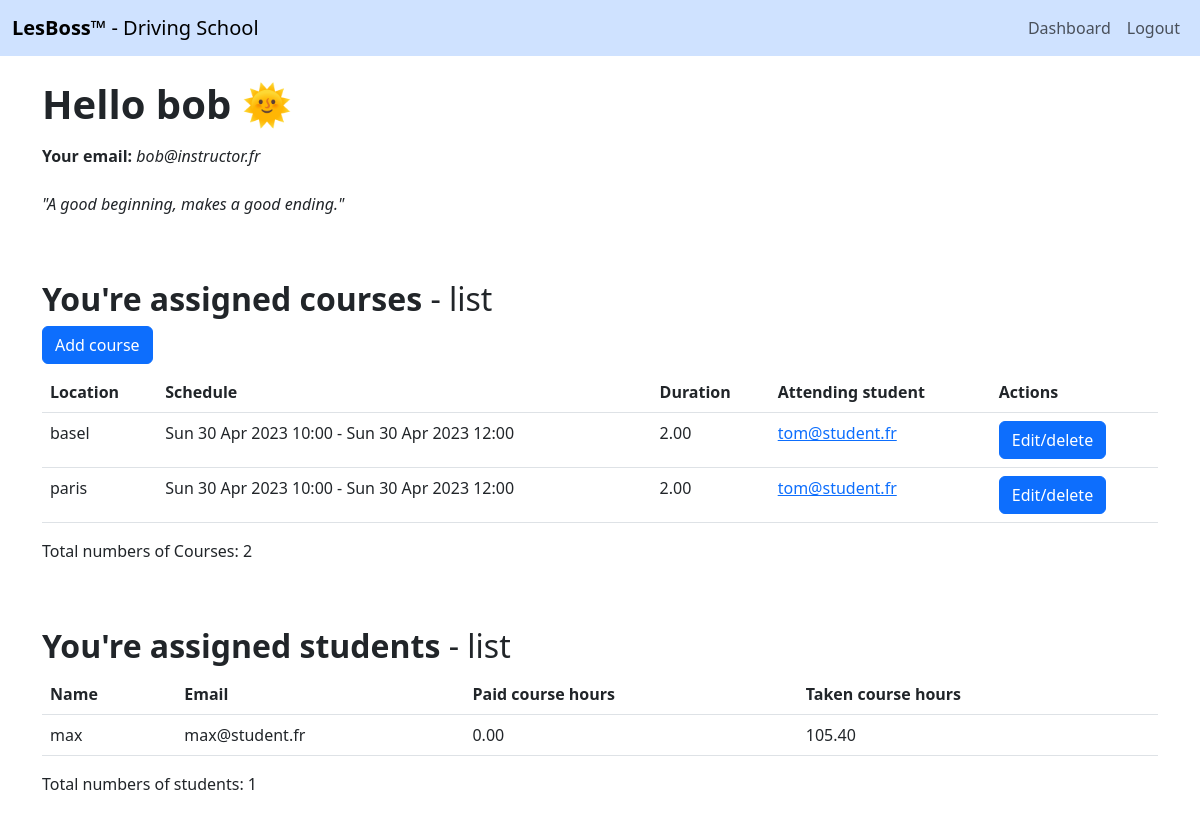
The page /user-panel/ (signed in) on the database its author committed.
### app/models.py (models this page shows, shortened)
class User(AbstractBaseUser, PermissionsMixin):
    STUDENT = 1
    INSTRUCTOR = 2
    ADMIN = 3
    SECRETARY = 4
    USER_ROLE_CHOICES = [
        (STUDENT, 'Student'),
        (INSTRUCTOR, 'Instructor'),
        (ADMIN, 'Admin'),
        (SECRETARY, 'Secretary'),
    ]
    PASSED = 1
    FAILED = 2
    NOT_CONCERNED = 3
    ExamStatus = [
        (PASSED, 'passed'),
        (FAILED, 'failed'),
        (NOT_CONCERNED, 'not concerned'),
    ]
    role = models.PositiveSmallIntegerField(choices=USER_ROLE_CHOICES, blank=True, null=True)
    exam_status = models.PositiveSmallIntegerField(choices=ExamStatus, blank=True, null=True)
    paid_course_hours = models.DecimalField(max_digits=10, decimal_places=2, default=0)
    taken_course_hours = models.DecimalField(max_digits=10, decimal_places=2, default=0)
    student_timeslots = models.ManyToManyField('TimeSlot', blank=True, related_name='students')
    email = models.EmailField(max_length=254, unique=True)
    name = models.CharField(max_length=254, null=True, blank=True)
    is_staff = models.BooleanField(default=False)
    is_superuser = models.BooleanField(default=False)
    is_active = models.BooleanField(default=True)
    last_login = models.DateTimeField(null=True, blank=True)
    date_joined = models.DateTimeField(auto_now_add=True)
    assigned_instructor = models.ForeignKey('User', on_delete=models.SET_NULL, related_name='student_instructor', null=True, blank=True, limit_choices_to=Q(role=2))
    USERNAME_FIELD = 'email'
    EMAIL_FIELD = 'email'
    REQUIRED_FIELDS = []
    objects = UserManager()

class Course(models.Model):
    location = models.CharField(max_length=254)
    assigned_instructor = models.ForeignKey('User', on_delete=models.SET_NULL, related_name='courses_instructor',
                                            null=True, blank=True, limit_choices_to=Q(role=2))
    assigned_student = models.ForeignKey('User', on_delete=models.SET_NULL, related_name='courses_student', null=True,
                                         blank=True, limit_choices_to=Q(role=1))
    time_slot = models.ForeignKey('TimeSlot', on_delete=models.SET_NULL, related_name='courses_timeslot', null=True,
                                  blank=True)
    def get_student_details(self):
        return self.assigned_student

class TimeSlot(models.Model):
    start_time = models.DateTimeField()
    end_time = models.DateTimeField()
    duration = models.DecimalField(max_digits=10, decimal_places=2, default=0)
    is_available = models.BooleanField(default=True)

### app/views.py (the view)
# urls.py: path('user-panel/', views.user_panel, name='user-dashboard'),
def user_panel(request):
    instructor_user = request.user
    instructor_courses = Course.objects.filter(assigned_instructor=instructor_user)
    student_user = request.user
    student_courses = Course.objects.filter(assigned_student=student_user)
    courses = Course.objects.all()
    all_users = User.objects.all()
    exams = Exam.objects.all()
    assigned_students = User.objects.filter(assigned_instructor=request.user)
    exam_questions = ExamQuestion.objects.all()
    answers = Answer.objects.all()
    all_personal = User.objects.filter(role=2 | 3 | 4)
    students = User.objects.filter(role=1)
    instructors = User.objects.filter(role=2)
    admins = User.objects.filter(role=3)
    secretaries = User.objects.filter(role=4)
    return render(request, 'app/user-dashboard.html',
                  {'logged_in_user': request.user, 'course_add_form': CourseForm,
                   'user_add_form': UserCreationForm,
                   'user_edit_form': UserForm, 'student_add_form': StudentForm,
                   'instructor_add_form': InstructorForm, 'exam_add_form': ExamForm,
                   'exam_question_add_form': ExamQuestionForm,
                   'answer_add_form': AnswerForm, 'instructor_edit_form': InstructorForm,
                   'secretary_add_form': InstructorForm,
                   'secretary_edit_form': InstructorForm, 'courses': courses, 'students': students,
                   'instructors': instructors, 'admins': admins, 'secretaries': secretaries, 'all_users': all_users,
                   'all_personal': all_personal, 'instructor_courses': instructor_courses,
                   'student_courses': student_courses, 'exams': exams, 'exam_questions': exam_questions,
                   'answers': answers, 'assigned_students': assigned_students})

### app/templates/app/user-dashboard.html (shortened to what this page needs)
{% extends 'app/base.html' %}
{% block content %}
    {% if logged_in_user.is_authenticated %}
        <div class="container mt-4">
            <div class="hello row">
                <h1><b>Hello {% if logged_in_user.name %} {{ logged_in_user.name }} {% else %}
                    {{ logged_in_user.email }}{% endif %} </b>🌞</h1>
                <p class="mt-2"><b>Your email:</b> <i>{{ logged_in_user.email }}</i></p>
                <p class="mt-2"><i>"A good beginning, makes a good ending."</i></p>
            </div>
            {% if logged_in_user.role == 1 %}
                {% include 'settings/student/account-details.html' %}
            {% elif logged_in_user.role == 2 %}
                {% include 'settings/instructor/course-list.html' %}
                {% include 'settings/instructor/student-list.html' %}
            {% elif logged_in_user.role == 4 %}
                {% include 'settings/secretary/instructor-list.html' %}
                {% include 'settings/secretary/student-list.html' %}
                {% include 'settings/secretary/course-list.html' %}
            {% endif %}
        </div>
    {% endif %}
{% endblock %}

### app/templates/settings/instructor/course-list.html
{% load static %}
<link rel="stylesheet" href="{% static 'css/tab.css' %}">
<div class="courses mt-5 mb-5 row">
    <div class="mb-2">
        <h2><b>You're assigned courses</b> - list</h2>
        <a class="btn btn-primary" href="{% url 'course-creation' %}">Add course</a>
    </div>
    <div>
        <table class="table">
            <thead>
            <tr>
                <th>Location</th>
                <th>Schedule</th>
                <th>Duration</th>
                <th>Attending student</th>
                <th>Actions</th>
            </tr>
            </thead>
            <tbody>
            {% for instructor_course in instructor_courses %}
                <tr>
                    <td>{{ instructor_course.location }}</td>
                    <td>{{ instructor_course.time_slot.start_time | date:"D j M Y H:i" }} - {{ instructor_course.time_slot.end_time | date:"D j M Y H:i" }}</td>
                    <td>{{ instructor_course.time_slot.duration }}</td>
                    <td>
                        {% if instructor_course.get_student_details and instructor_course.get_student_details.pk %}
                            <a href="{% url 'student-details' instructor_course.get_student_details.pk %}">{{ instructor_course.get_student_details.email }}</a>
                        {% else %}
                            There is no attending student for this course.
                        {% endif %}
                    </td>
                    <td><a class="btn btn-primary" href="{% url 'course-edit-delete' instructor_course.pk %}">Edit/delete</a>
                    </td>
                </tr>
            {% endfor %}
            </tbody>
        </table>
        <p>Total numbers of Courses: {{ instructor_courses.count }}</p>
    </div>
</div>

### app/templates/settings/instructor/student-list.html
<div class="mt-5 mb-5 row">
    <h2><b>You're assigned students</b> - list</h2>
    <div>
        <table class="table">
            <thead>
            <tr>
                <th>Name</th>
                <th>Email</th>
                <th>Paid course hours</th>
                <th>Taken course hours</th>
            </tr>
            </thead>
            <tbody>
            {% for student in assigned_students %}
                <tr>
                    <td>{{ student.name }}</td>
                    <td>{{ student.email }}</td>
                    <td>{{ student.paid_course_hours }}</td>
                    <td>{{ student.taken_course_hours }}</td>
                </tr>
            {% endfor %}
        </table>
        <p>Total numbers of students: {{ assigned_students.count }}</p>
    </div>
</div>

### rows shown on the page
User: name "bob", email "bob@instructor.fr"
Course: location "basel", time_slot.start_time "Sun 30 Apr 2023 10:00", time_slot.end_time "Sun 30 Apr 2023 12:00", time_slot.duration "2.00", get_student_details.email "tom@student.fr"
Course: location "paris", time_slot.start_time "Sun 30 Apr 2023 10:00", time_slot.end_time "Sun 30 Apr 2023 12:00", time_slot.duration "2.00", get_student_details.email "tom@student.fr"
User: name "max", email "max@student.fr", paid_course_hours "0.00", taken_course_hours "105.40"

### other values the page prints
{{ instructor_courses.count }} "2"
{{ assigned_students.count }} "1"
